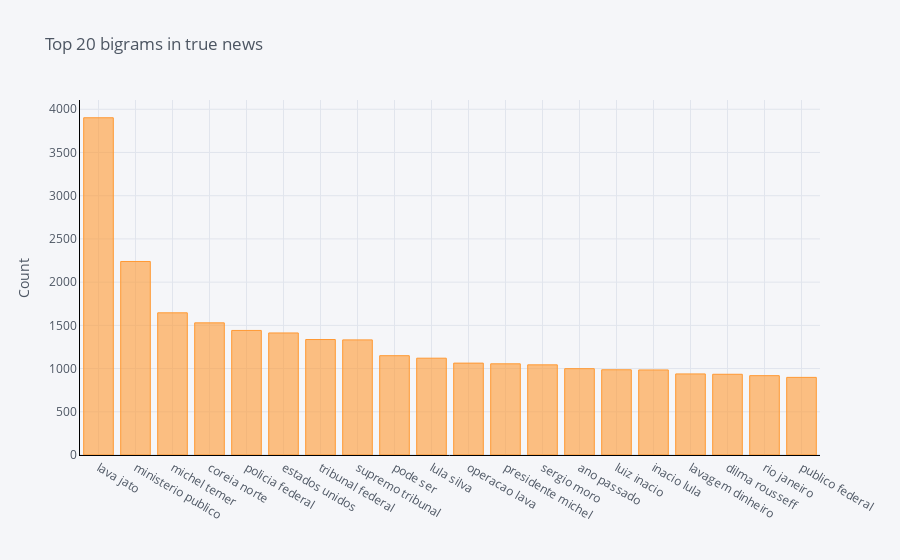

Source (notebook cell):
### Code cell
common_bigrams_true = get_top_n_bigram(df.loc[df['label'] == 'true']['preprocessed_news'], 20)
dfbt = pd.DataFrame(common_bigrams_true, columns = ['preprocessed_news' , 'count'])
dfbt.groupby('preprocessed_news').sum()['count'].sort_values(ascending=False).iplot(
    kind='bar', 
    yTitle='Count', 
    linecolor='black', 
    title='Top 20 bigrams in true news')

### Figure 1 — Plotly figure (JSON) as saved in the notebook; plotly's stock layout.template omitted (floating-point values rounded to 4 significant figures)
{"data": [{"marker": {"color": "rgba(255, 153, 51, 0.6)", "line": {"color": "rgba(255, 153, 51, 1.0)", "width": 1}}, "name": "count", "orientation": "v", "text": "", "type": "bar", "x": ["lava jato", "ministerio publico", "michel temer", "coreia norte", "policia federal", "estados unidos", "tribunal federal", "supremo tribunal", "pode ser", "lula silva", "operacao lava", "presidente michel", "sergio moro", "ano passado", "luiz inacio", "inacio lula", "lavagem dinheiro", "dilma rousseff", "rio janeiro", "publico federal"], "y": [3902, 2239, 1645, 1529, 1441, 1412, 1336, 1332, 1149, 1120, 1063, 1055, 1043, 999, 986, 984, 938, 934, 918, 898]}], "layout": {"legend": {"bgcolor": "#F5F6F9", "font": {"color": "#4D5663"}}, "paper_bgcolor": "#F5F6F9", "plot_bgcolor": "#F5F6F9", "title": {"font": {"color": "#4D5663"}, "text": "Top 20 bigrams in true news"}, "xaxis": {"gridcolor": "#E1E5ED", "linecolor": "black", "showgrid": true, "tickfont": {"color": "#4D5663"}, "title": {"font": {"color": "#4D5663"}, "text": ""}, "zerolinecolor": "#E1E5ED"}, "yaxis": {"gridcolor": "#E1E5ED", "linecolor": "black", "showgrid": true, "tickfont": {"color": "#4D5663"}, "title": {"font": {"color": "#4D5663"}, "text": "Count"}, "zerolinecolor": "#E1E5ED"}}}
